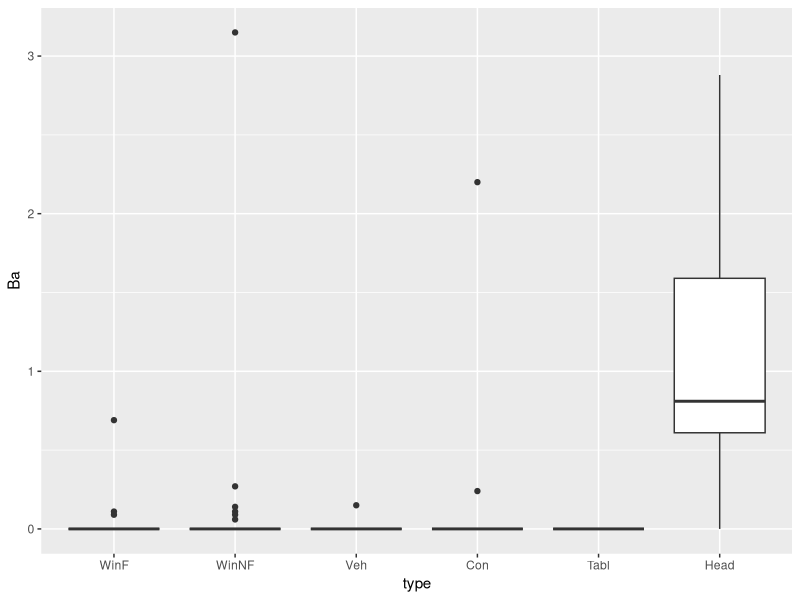
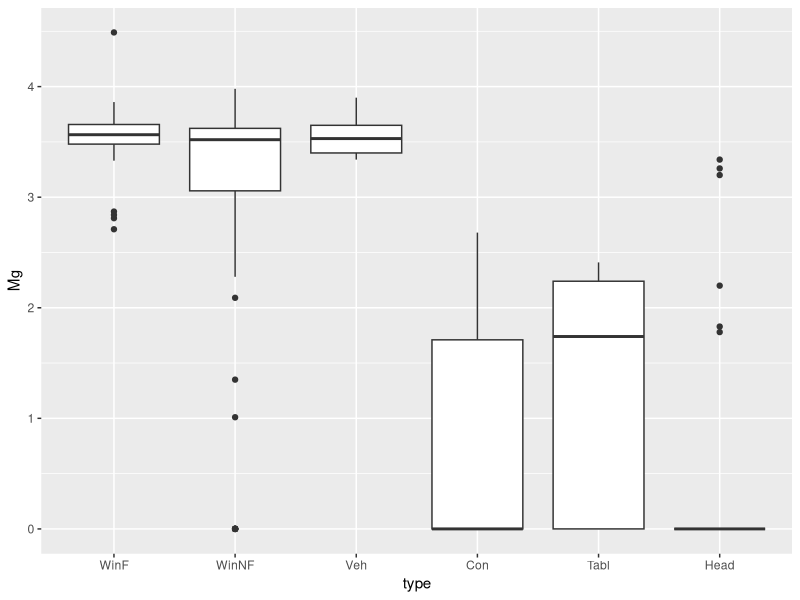
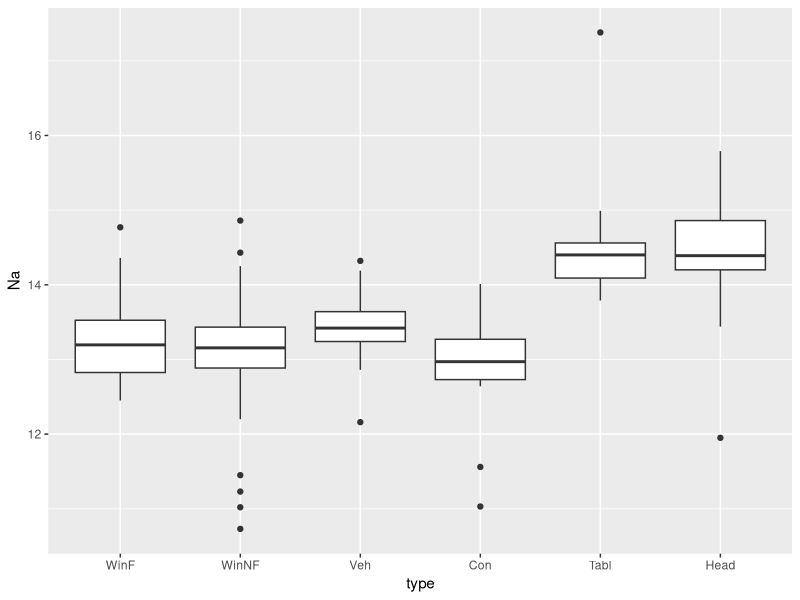
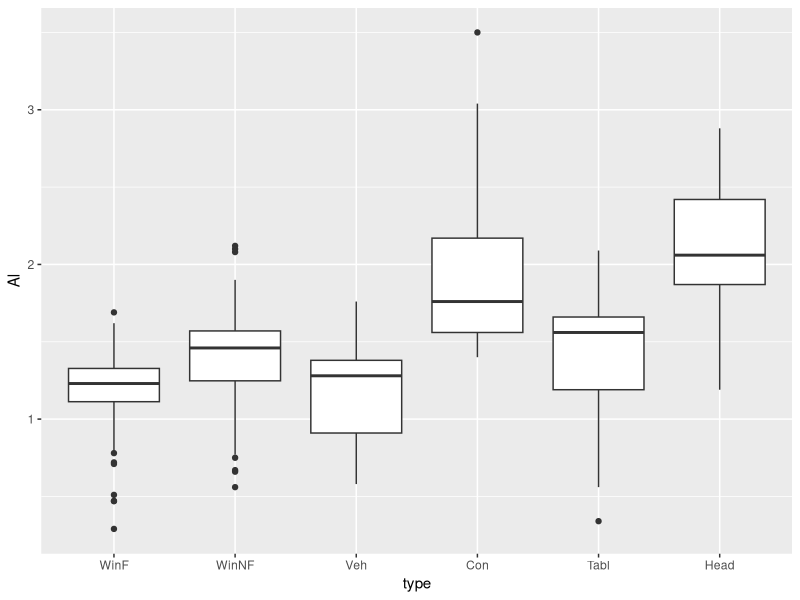
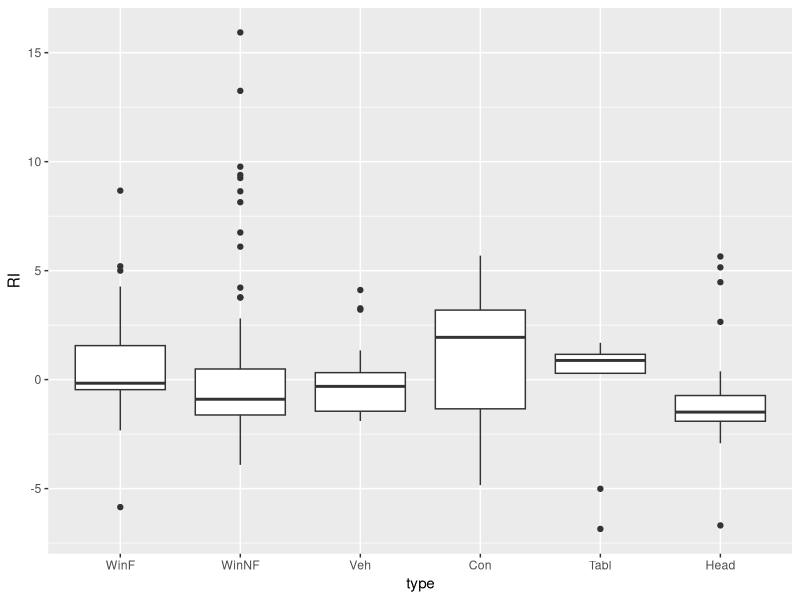
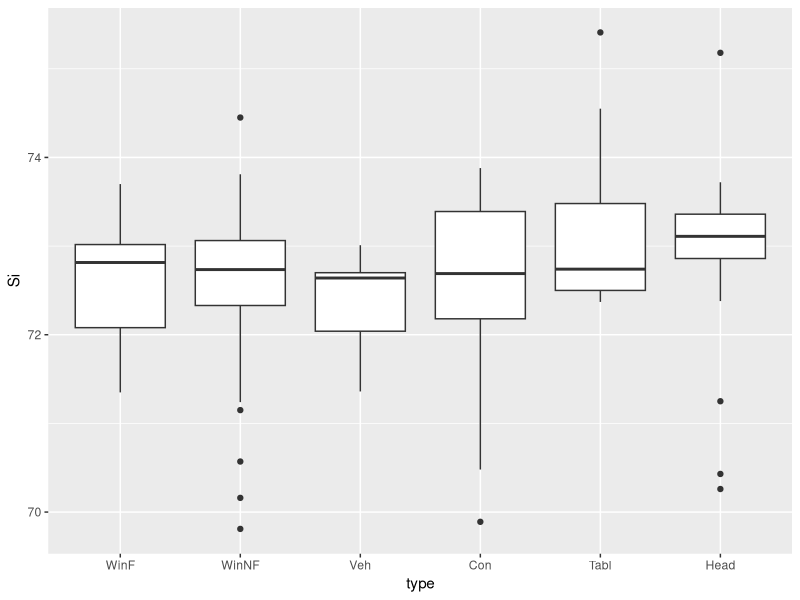
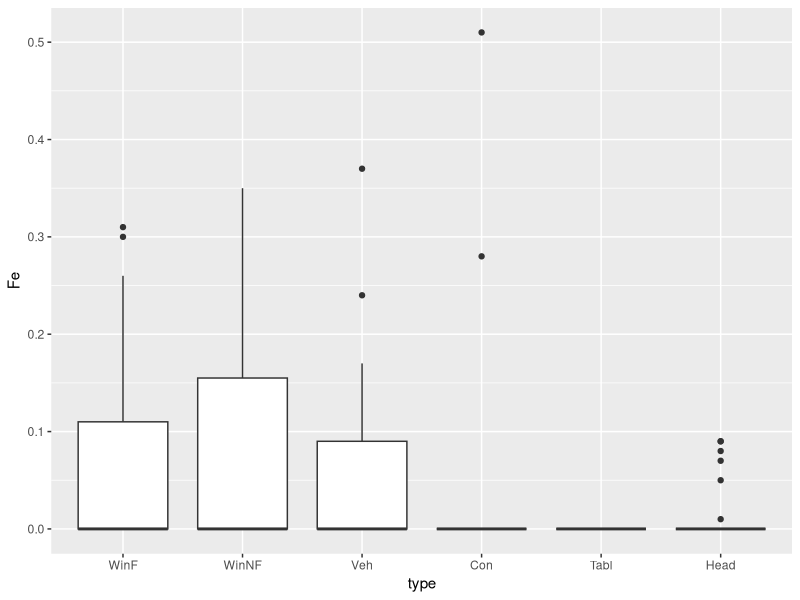
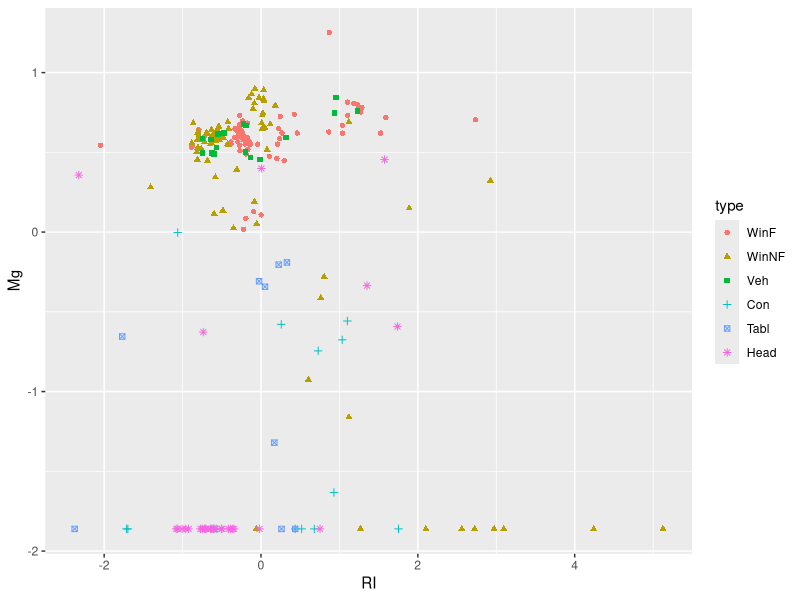

The R source for these figures, in order:
#### Forensic Glass
library(tidyverse)
library(ggplot2)
library(MASS) 	## a library of example datasets
library(caret)
library(modelr)
library(rsample)
data(fgl) 		## loads the data into R; see help(fgl)

# goal: automatic classification of glass shards into 6 types
# features: refactive index, plus concentrations of 8 elements
summary(fgl)

# the target variable is type:
# WinF: float glass window
# WinNF: non-float window
# Veh: vehicle window
# Con: container (bottles)
# Tabl: tableware
# Head: vehicle headlamp

# set up a plot
p0 = ggplot(data = fgl)

# some variables are clear discriminators of at least 1 class
p0 + geom_boxplot(aes(x=type, y=Ba))
p0 + geom_boxplot(aes(x=type, y=Mg))
p0 + geom_boxplot(aes(x=type, y=Na))

# some a decent for partially separating some of the classes
p0 + geom_boxplot(aes(x=type, y=Al))

# some are more subtle
p0 + geom_boxplot(aes(x=type, y=RI))
p0 + geom_boxplot(aes(x=type, y=Si))
p0 + geom_boxplot(aes(x=type, y=Fe))


# Let's scale our features
# this says: "scale everything except the "type" variable"
# you shouldn't do this, you gotta scale by training data
# use that scaling, not scaling by the entire dataset
fgl_scale = fgl %>%
  mutate(across(!type, scale))

## for illustration, consider the RIxMg plane (i.e., just 2D)
ggplot(data = fgl_scale) +
  geom_point(aes(x=RI, y=Mg, shape=type, color = type))

# select a training set
fgl_split = initial_split(fgl_scale, 0.8)
fgl_train = training(fgl_split)
fgl_test = testing(fgl_split)


# Fit two KNN models (notice the odd values of K -- easier to break ties)
# for whatever reason caret's knn function is called "knn3"
# also knn3 counts, not averages the k nearest neighbors
knn_K5 = caret::knn3(type ~ RI + Mg, data=fgl_train, k=5)
knn_K25 = caret::knn3(type ~ RI + Mg, data=fgl_train, k=25)

## plot them to see how it worked

# put the data and predictions in a single data frame
fgl_test = fgl_test %>%
  mutate(type_pred_K5 = predict(knn_K5, fgl_test, type='class'),
         type_pred_K25 = predict(knn_K25, fgl_test, type='class'))

ggplot(data=fgl_test) +
	geom_point(aes(x=RI, y=Mg, shape=type, color = type), size=2)

ggplot(data=fgl_test) +
  geom_point(aes(x=RI, y=Mg, shape=type_pred_K5,
                 color=(type==type_pred_K5)))

ggplot(data=fgl_test) +
  geom_point(aes(x=RI, y=Mg, shape=type_pred_K25,
                 color=(type==type_pred_K25)))

# test set errors?
fgl_test

# Make a table of classification errors
xtabs(~type + type_pred_K5, data=fgl_test)
xtabs(~type + type_pred_K25, data=fgl_test)

# performance:
nrow(fgl_test)
xtabs(~type + type_pred_K5, data=fgl_test) %>% diag %>% sum
xtabs(~type + type_pred_K25, data=fgl_test) %>% diag %>% sum

#he divided some stuf at the end, not sure what it was
#some kind of performance rate
#multinomial logit is in the classification slides
